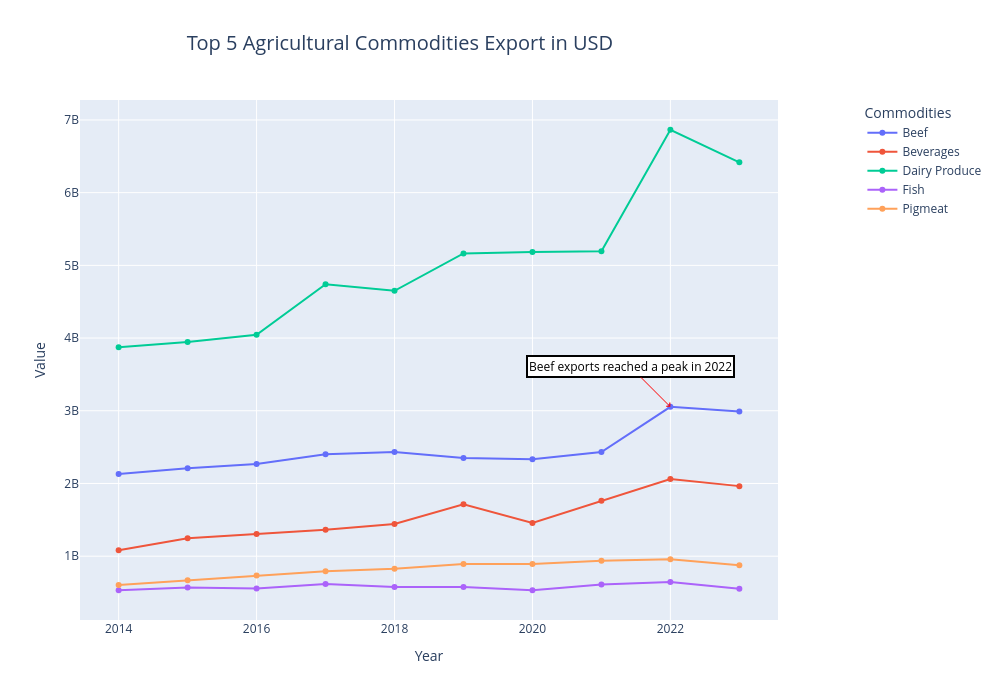

Write notebook code for a chart like this one.
### Code cell
# creating an interactive chart to display lineplot for all commodities
all_comodities = px.line(
    df_top5,  
    x ='Year',
    y = 'Value',
    color = "Comodity",  
    hover_data = {"Comodity": True, "Value": True},  
    title = "Top 5 Agricultural Commodities Export in USD"
)

# updating layout to improve interactivity and center the title
all_comodities.update_layout(
    title=dict(
        text="Top 5 Agricultural Commodities Export in USD",  
        x=0.4,  
        xanchor='center',  
        font=dict(size=20)  
    ),
    hovermode="closest",  
    legend=dict(
        title="Commodities",
        yanchor="top",
        y=1,
        xanchor="right",
        x=1.3
    ),
    width=1000,
    height=700  
)

# adding annotation for Beef chart, according to Tufte's principles
beef_data = df_top5[df_top5["Comodity"] == "Beef"]  
annotation_year = beef_data["Year"].iloc[-2]  
annotation_value = beef_data["Value"].iloc[-2]  
# styling the annotation box
all_comodities.add_annotation(
    x = annotation_year,
    y = annotation_value,
    text = "Beef exports reached a peak in 2022",  
    showarrow = True,  
    arrowhead = 4,  
    ax = -40,  
    ay = -40,  
    arrowcolor = "red",  
    font = dict(size=12, color="black"), 
    bgcolor = "white",  
    bordercolor = "black",  
    borderwidth = 2  )

# updating traces to improve hover interactivity
all_comodities.update_traces(
    hovertemplate = "<b>Comodity:</b> %{customdata[0]}<br><b>Year:</b> %{x}<br><b>Value in USD:</b> %{y}<extra></extra>",
    mode = "lines+markers"  
)

# displaying the chart
all_comodities.show()

### Figure 1 — Plotly figure (JSON) as saved in the notebook; plotly's stock layout.template omitted (floating-point values rounded to 4 significant figures)
{"data": [{"customdata": [["Beef"], ["Beef"], ["Beef"], ["Beef"], ["Beef"], ["Beef"], ["Beef"], ["Beef"], ["Beef"], ["Beef"]], "hovertemplate": "<b>Comodity:</b> %{customdata[0]}<br><b>Year:</b> %{x}<br><b>Value in USD:</b> %{y}<extra></extra>", "legendgroup": "Beef", "line": {"color": "#636efa", "dash": "solid"}, "marker": {"symbol": "circle"}, "mode": "lines+markers", "name": "Beef", "orientation": "v", "showlegend": true, "type": "scatter", "x": [2014, 2015, 2016, 2017, 2018, 2019, 2020, 2021, 2022, 2023], "xaxis": "x", "y": [2131278919, 2209079387, 2267543517, 2402515789, 2434585755, 2348871628, 2334845719, 2433113988, 3054137271, 2989060967], "yaxis": "y"}, {"customdata": [["Beverages"], ["Beverages"], ["Beverages"], ["Beverages"], ["Beverages"], ["Beverages"], ["Beverages"], ["Beverages"], ["Beverages"], ["Beverages"]], "hovertemplate": "<b>Comodity:</b> %{customdata[0]}<br><b>Year:</b> %{x}<br><b>Value in USD:</b> %{y}<extra></extra>", "legendgroup": "Beverages", "line": {"color": "#EF553B", "dash": "solid"}, "marker": {"symbol": "circle"}, "mode": "lines+markers", "name": "Beverages", "orientation": "v", "showlegend": true, "type": "scatter", "x": [2014, 2015, 2016, 2017, 2018, 2019, 2020, 2021, 2022, 2023], "xaxis": "x", "y": [1081305684, 1245962633, 1304502816, 1363532833, 1443812983, 1715261857, 1458032691, 1762277569, 2060086203, 1963571841], "yaxis": "y"}, {"customdata": [["Dairy Produce"], ["Dairy Produce"], ["Dairy Produce"], ["Dairy Produce"], ["Dairy Produce"], ["Dairy Produce"], ["Dairy Produce"], ["Dairy Produce"], ["Dairy Produce"], ["Dairy Produce"]], "hovertemplate": "<b>Comodity:</b> %{customdata[0]}<br><b>Year:</b> %{x}<br><b>Value in USD:</b> %{y}<extra></extra>", "legendgroup": "Dairy Produce", "line": {"color": "#00cc96", "dash": "solid"}, "marker": {"symbol": "circle"}, "mode": "lines+markers", "name": "Dairy Produce", "orientation": "v", "showlegend": true, "type": "scatter", "x": [2014, 2015, 2016, 2017, 2018, 2019, 2020, 2021, 2022, 2023], "xaxis": "x", "y": [3874034126, 3944756196, 4044990083, 4740711195, 4650418450, 5164242160, 5184179147, 5194633566, 6865174605, 6416701046], "yaxis": "y"}, {"customdata": [["Fish"], ["Fish"], ["Fish"], ["Fish"], ["Fish"], ["Fish"], ["Fish"], ["Fish"], ["Fish"], ["Fish"]], "hovertemplate": "<b>Comodity:</b> %{customdata[0]}<br><b>Year:</b> %{x}<br><b>Value in USD:</b> %{y}<extra></extra>", "legendgroup": "Fish", "line": {"color": "#ab63fa", "dash": "solid"}, "marker": {"symbol": "circle"}, "mode": "lines+markers", "name": "Fish", "orientation": "v", "showlegend": true, "type": "scatter", "x": [2014, 2015, 2016, 2017, 2018, 2019, 2020, 2021, 2022, 2023], "xaxis": "x", "y": [531577630, 567845942, 554912615, 617531886, 576514622, 576811365, 532834520, 609232662, 644169526, 551009766], "yaxis": "y"}, {"customdata": [["Pigmeat"], ["Pigmeat"], ["Pigmeat"], ["Pigmeat"], ["Pigmeat"], ["Pigmeat"], ["Pigmeat"], ["Pigmeat"], ["Pigmeat"], ["Pigmeat"]], "hovertemplate": "<b>Comodity:</b> %{customdata[0]}<br><b>Year:</b> %{x}<br><b>Value in USD:</b> %{y}<extra></extra>", "legendgroup": "Pigmeat", "line": {"color": "#FFA15A", "dash": "solid"}, "marker": {"symbol": "circle"}, "mode": "lines+markers", "name": "Pigmeat", "orientation": "v", "showlegend": true, "type": "scatter", "x": [2014, 2015, 2016, 2017, 2018, 2019, 2020, 2021, 2022, 2023], "xaxis": "x", "y": [604448528, 669770563, 733933371, 793698482, 828075422, 891520722, 893260927, 936393001, 956349613, 877099188], "yaxis": "y"}], "layout": {"annotations": [{"arrowcolor": "red", "arrowhead": 4, "ax": -40, "ay": -40, "bgcolor": "white", "bordercolor": "black", "borderwidth": 2, "font": {"color": "black", "size": 12}, "showarrow": true, "text": "Beef exports reached a peak in 2022", "x": 2022, "y": 3054137271}], "height": 700, "hovermode": "closest", "legend": {"title": {"text": "Commodities"}, "tracegroupgap": 0, "x": 1.3, "xanchor": "right", "y": 1, "yanchor": "top"}, "title": {"font": {"size": 20}, "text": "Top 5 Agricultural Commodities Export in USD", "x": 0.4, "xanchor": "center"}, "width": 1000, "xaxis": {"anchor": "y", "autorange": true, "domain": [0, 1], "range": [2013.0, 2024.0], "title": {"text": "Year"}, "type": "linear"}, "yaxis": {"anchor": "x", "autorange": true, "domain": [0, 1], "range": [122400000.0, 7274000000.0], "title": {"text": "Value"}, "type": "linear"}}}
